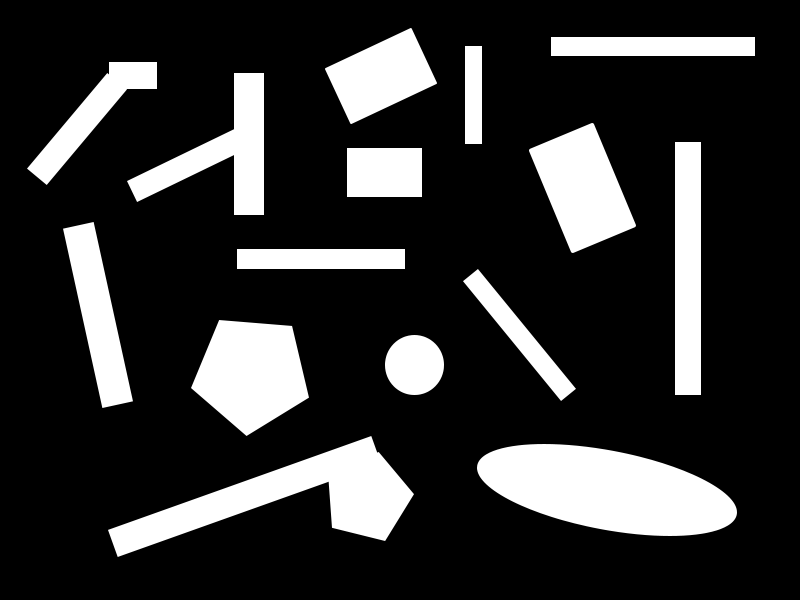
%> input picture Ob.png, 800 x 600 px
$ octave --eval "DQN;"   (GNU Octave 9; MATLAB toolbox functions it lacks are replaced by stand-ins)
%> lines starting %> are read from the running program, lines starting %| are printed output that depends on the picture
### Environment/InitialState.m
function state=InitialState(Ob)
	[m,n]=size(Ob);
	state=zeros(1,5);
	while(1)
        x=max(ceil(rand()*n)-1,1);
        y=max(ceil(rand()*m)-1,1);
        if(Ob(y,x)==0)
            state(1:2)=[x,y];
            return;
        end
	end
end

### Environment/GoalRandGen.m
function goal=GoalRandGen(pos,Ob)
    % 随机生成目标点坐标
    [m,n]=size(Ob);
    goal=ones(1,2);
    while(1)
        x=max(ceil(rand()*n)-1,1);
        y=max(ceil(rand()*m)-1,1);
        dist=norm([x-pos(1),y-pos(2)]);
        %bool=SurroundOb([x,y],Ob);
        if(dist>1/4*min(m,n)&&Ob(y,x)==0)
            goal=[x,y];
            return;
        end
    end
end

% [16 lines left out: function SurroundOb, not called in this run]

### Environment/GetCurSurOb.m
function [SurOb,goalpos]=GetCurSurOb(state,goal,Ob)
	% 得到机器人附近的障碍物信息和与目标点之间的相对位置
    R=100;
    SurObDou=255*ones(2*R+1,2*R+1,2);
    goalpos=[1,1];
    [m,n]=size(Ob);
    x=round(state(2));    y=round(state(1));
    xmin=max(1,x-R);    xmax=min(m,x+R);
    ymin=max(1,y-R);    ymax=min(n,y+R);
    goalx=goal(2);goaly=goal(1);
    if (goalx<=xmax&&goalx>=xmin&&goaly<=ymax&&goaly>=ymin)
        goalpos=[goalx-x+R+1,goaly-y+R+1];
    else
        arc=mod(atan2(goaly-y,goalx-x)-pi/2,2*pi);
        if(arc>=7*pi/4||arc<pi/4)
            detx=-round(R*tan(arc));
            goalpos=[R+1+detx,2*R+1];
        end
        if(arc>=pi/4&&arc<3*pi/4)
            dety=-round(R*(goaly-y)/(goalx-x));
            goalpos=[1,R+1+dety];
        end
        if(arc>=3*pi/4&&arc<5*pi/4)
            detx=-round(R*(goalx-x)/(goaly-y));
            goalpos=[R+1+detx,1];
        end
        if(arc>=5*pi/4&&arc<7*pi/4)
            dety=round(R*(goaly-y)/(goalx-x));
            goalpos=[2*R+1,R+1+dety];
        end
    end
    SurObDou(xmin-x+R+1:xmax-x+R+1,ymin-y+R+1:ymax-y+R+1,1)=Ob(xmin:xmax,ymin:ymax);
    SurObDou(:,:,2)=GetGoalGra(goalpos);
    SurOb=SurObDou(:,:,1)*0.3+SurObDou(:,:,2)*0.7;
    %SubOb(goalpos(2),goalpos(1),2)=0;
%     ShowSur(SurOb(:,:,2),goalpos,state);
end

function Gra=GetGoalGra(goalpos)
    Gra=zeros(201,201);
    for i=1:201
        for j=1:201
            cost=min(255,abs(i-goalpos(1))+abs(j-goalpos(2)));
            Gra(i,j)=uint8(cost);
        end
    end
end

% [11 lines left out: function ShowSur, not called in this run]

### Agent/CreateNeuralNetneural.m
function [net,opts]=CreateNeuralNetneural(mode,path,input,output)
	%åå§å?mode=1)/å è½½(mode=2)è®­ç»ç½ç»
%     figure(1);imshow(input);
    input=imresize(input,[100,100]);
%     figure(2);imshow(input);
	if(mode==1)
%         input = double(reshape(input,28,28))/255;
%         output = double(reshape(output,1,28,10000))/255;
% 		rand('state',0);
		net.layers = {
		    struct('type', 'i') %input layer
		    struct('type', 'c', 'outputmaps', 12, 'kernelsize', 9) %convolution layer
		    struct('type', 's', 'scale', 4) %sub sampling layer
		    struct('type', 'c', 'outputmaps', 24, 'kernelsize', 9) %convolution layer
		    struct('type', 's', 'scale', 5) %subsampling layer
            %struct('type', 'c', 'kernelnums', 36, 'kernelsize', 5)
		};
		net = NetSetUp(net, input, output);
    end
    if(mode==2)
		load(path);
    end
    net.opts.alpha = 1;
	net.opts.batchsize = 50;
	net.opts.numepochs = 1;
end

### DQN.m
function []=DQN()
    clear all;clc;
    addpath(genpath('Environment'));
    addpath(genpath('Agent'));
    % 加载环境信息，像素255表示障碍物情况
    Ob=imread('Ob.png');Ob=Ob(:,:,1);
%> in DQN, Ob is the input picture: size 600x800x3 uint8; min 0, max 255, mean 50
    % 机器人运动学模型:最高速度[pixel/s],最高旋转速度[rad/s],加速度[pixel/ss],
    % 旋转加速度[rad/ss],速度分辨率[pixel/s],转速分辨率[rad/s]]
    Kinematic=[100,1.2,80,0.6,3,0.08];
    % 评价函数参数 [heading,dist,velocity,predictDT]
    evalParam=[ones(1,3),1.5];
    % 最大距离阈值
    stochRmax=10;
    % 时间间隔
    global dt;dt=0.2;
    % 训练轮数/每轮迭代点数
    E=500;M=20;
    % 初始化当前状态、初始化目标点
    % 机器人的初期状态[x(m),y(m),yaw(Rad),v(m/s),w(rad/s)]
    % 初始化训练网络
    path='Model/model_0717_1209.mat';
    x=InitialState(Ob);
%> x = [675 454 0 0 0]
    goal=GoalRandGen(x(1:2),Ob);
%> the loop in GoalRandGen, `while(1)` made 1 pass
%> dist on pass 1: 452
%> goal = [336 155]
    [SurOb,~]=GetCurSurOb(x,goal,Ob);
%> in GetCurSurOb, `x=round(state(2))`: x = 454
%> in GetCurSurOb, `y=round(state(1))`: y = 675
%> in GetCurSurOb, `xmin=max(1,x-R)`: xmin = 354
%> in GetCurSurOb, `xmax=min(m,x+R)`: xmax = 554
%> in GetCurSurOb, `ymin=max(1,y-R)`: ymin = 575
%> in GetCurSurOb, `ymax=min(n,y+R)`: ymax = 775
%> in GetCurSurOb, `goalx=goal(2)`: goalx = 155
%> in GetCurSurOb, `goaly=goal(1)`: goaly = 336
%> in GetCurSurOb, `arc=mod(atan2(goaly-y,goalx-x)-pi/2,2*pi);`: arc = 2.42
%> in GetCurSurOb, `detx=-round(R*(goalx-x)/(goaly-y));`: detx = -88
%> in GetCurSurOb, `goalpos=[R+1+detx,1];`: goalpos = [13 1]
%> after the loop in GetGoalGra, `for i=1:201`:
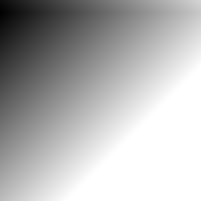
%> Gra: size 201x201 double; min 0, max 255, mean 178.9
%> in GetCurSurOb, `SurOb=SurObDou(:,:,1)*0.3+SurObDou(:,:,2)*0.7;`:
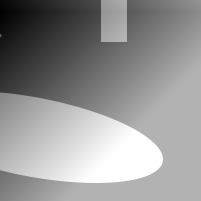
%> SurOb: size 201x201 double; min 0, max 255, mean 147.8
    net=CreateNeuralNetneural(1,path,SurOb,zeros(36,1));
%> the run ends on the next line

    % 状态情况存储
    StochQmean=zeros(E,1);TrainRmean=zeros(E,M+1);
    StochCount=zeros(E,1);TrainCount=zeros(E,M+1);
    StochFail=zeros(E,1);TrainFail=zeros(E,M+1);
    State.x=zeros(M,5);State.goal=zeros(M,2);
    % eps-greedy
    Const.eps=0.5;
    % 退火系数
    Const.anneal=0.95;
    % 缓存区大小和batch大小
    Const.BufferSize=50;    Const.BatchSize=10;
    net.opts.batchsize=Const.BatchSize;
    % DQN中的学习率和折扣率
    Const.alpha=0.8;    Const.gamma=0.95;
    Const.ratio=10000;

    % 初始化并储存每一轮的起始点/目标点信息
    for m=1:M
        x=InitialState(Ob);
        goal=GoalRandGen(x(1:2),Ob);
        State.x(m,:)=x;
        State.goal(m,:)=goal;
    end

    % 主训练程序
    for e=1:E
        tic
        % 退火
        Const.eps=Const.eps*Const.anneal;
        % 打乱起始点/目标点的顺序
        rank=randperm(M);
        % 首先用随机参数前进一次
        [StochQmean(e),StochCount(e),StochFail(e)]=StochParamGetQmean(State,Kinematic,rank,Ob,net,Const);
        % 开始学习
        [TrainRmean(e,:),TrainCount(e,:),TrainFail(e,:),net]=Train(State,Kinematic,rank,Ob,net,Const);
        % 打印并存储本次训练结果
        DisplayAndStore(net,StochQmean,StochCount,StochFail,TrainRmean,TrainCount,TrainFail,e,E,rank(1));
        toc
    end
    time=clock();timestr=cell(5);
    for j=2:5
       timestr{j}=['0',num2str(time(j))];
       timestr{j}=timestr{j}(end-1:end);
    end
    str=['Data_',timestr{2},timestr{3},'_',timestr{4},timestr{5}];
    save([str,'.mat']);
end

% [100 lines left out: functions StochParamGetQmean, Train, DisplayAndStore, not called in this run]
